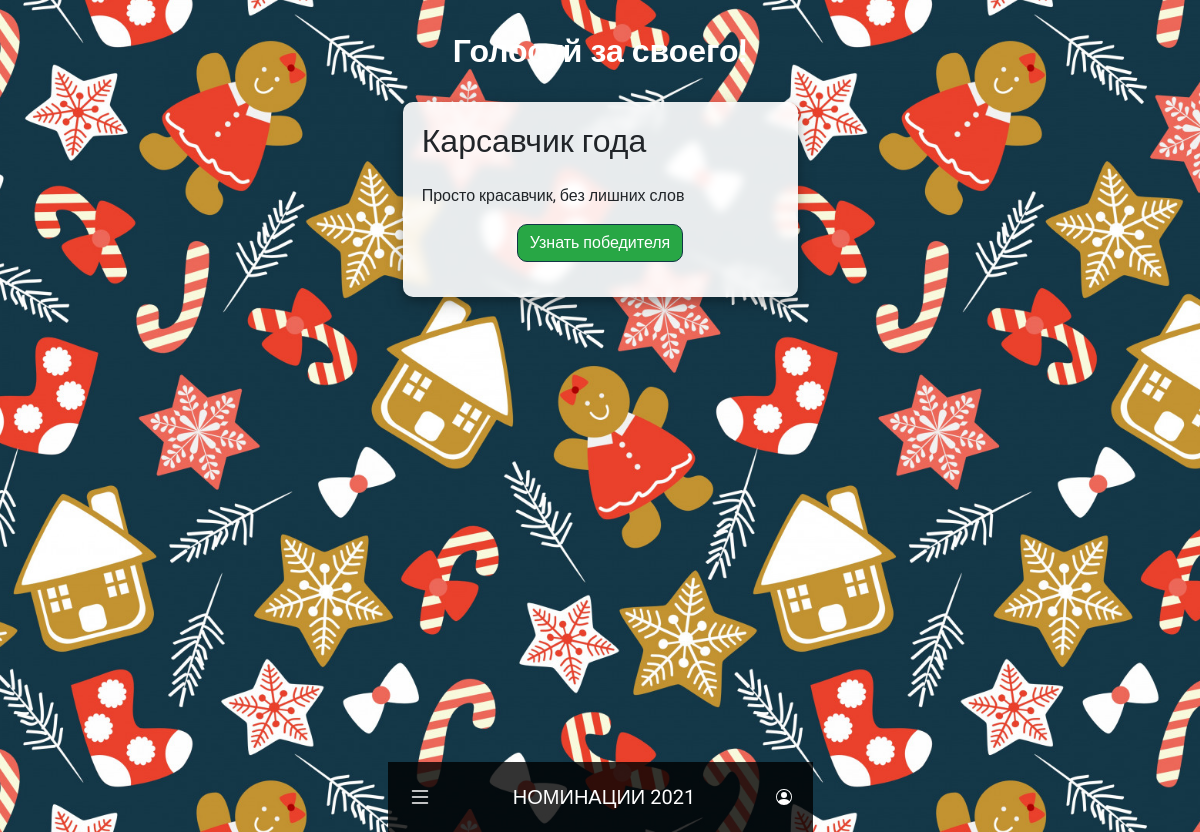
The page /nominations/6/ on the database as committed earlier.
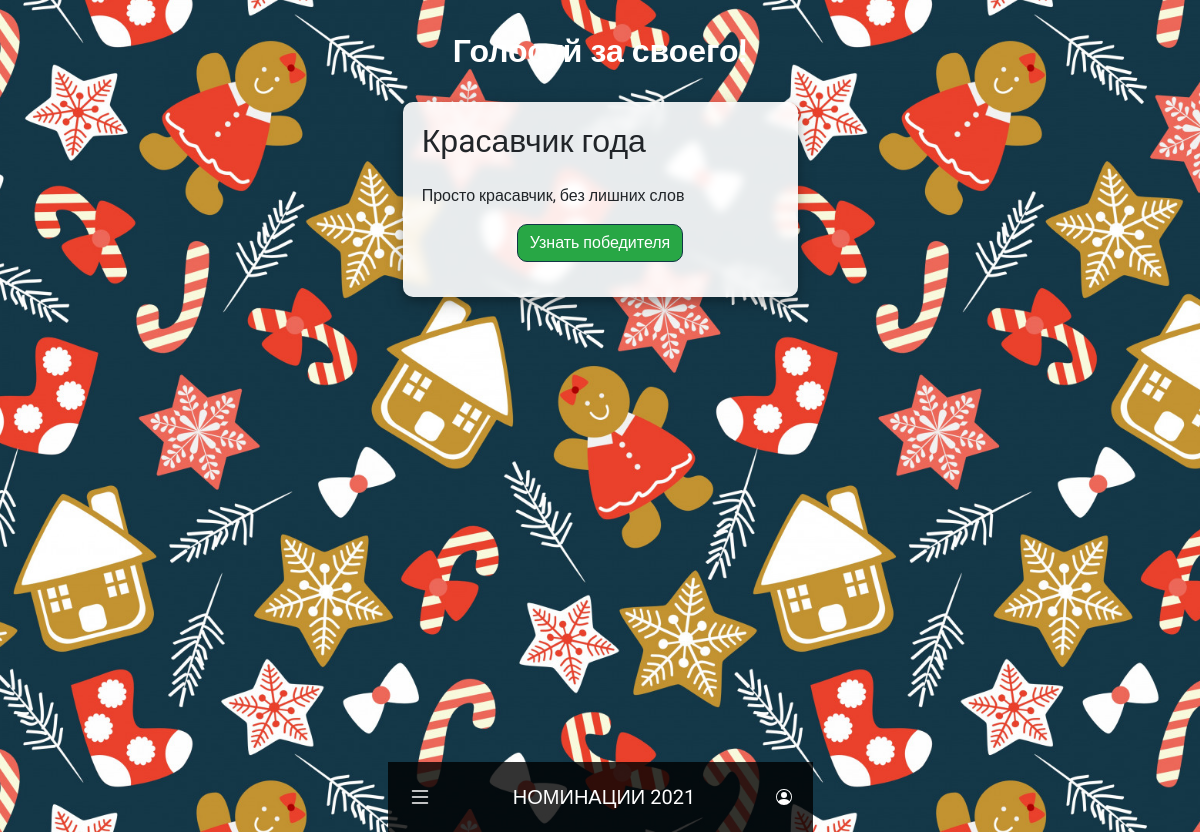
The same page on the database as committed later.
### votes/models.py (models this page shows, shortened)
class Nominations(models.Model):
    title = models.CharField(max_length=45, null=False, blank=False, unique=True, verbose_name='Номинация')
    description = models.CharField(max_length=500, null=False, blank=False, verbose_name='Описание')

### votes/views.py (the view)
# urls.py: path('nominations/<int:pk>/', WinnerView.as_view(), name='nomination'),
class WinnerView(DetailView):
    model = Nominations
    def get_context_data(self, *, object_list=None, **kwargs):
        context = super(WinnerView, self).get_context_data(**kwargs)
        nomination_id = self.object.pk
        attendees = User.objects.all()
        winner_votes = 0
        winners = []
        for attendee in attendees:
            votes_count = Votes.objects.filter(nomination=nomination_id, nominee=attendee.id).count()
            if votes_count > winner_votes:
                winners.clear()
                winners.append(attendee)
                winner_votes = votes_count
                print(f'WINNER: {attendee} ({votes_count} votes)')
            elif votes_count == winner_votes:
                winners.append(attendee)
                winner_votes = votes_count
                print(f'WINNER: {attendee} ({votes_count} votes)')
        context['winners'] = winners
        reasons = []
        for winner in winners:
            winner_votes = Votes.objects.filter(nomination=nomination_id, nominee=winner.pk)
            winner_reasons = []
            for vote in winner_votes:
                winner_reasons.append(vote.reason)
            reasons.append((winner, winner_reasons))
        context['reasons'] = reasons
        for reason in reasons:
            print(reason)
        return context

### votes/templates/votes/nominations_detail.html (shortened to what this page needs)
{% extends 'votes/base.html' %}
{% block content %}
<section class="main-section">
    <h2 style="color: white; margin: 1em; text-align: center;"><strong>Голосуй за своего!</strong></h2>
    <article style="padding: 1.2em; border-radius: 10px;">
        <h2>
            {{ nominations.title }}
        </h2>
        <p class="" style="margin-top: 1.5em">
            {{ nominations.description }}
        </p>
        <p style="text-align: center;">
            <button onclick="expand()" class=" expand btn btn-success">Узнать победителя</button>
        </p>
    </article>
</section>
{% endblock content %}

### votes/templates/votes/base.html (shortened to what this page needs)
<!DOCTYPE html>
<html lang="en">
<head>
    <link rel="stylesheet" href="https://stackpath.bootstrapcdn.com/bootstrap/4.5.0/css/bootstrap.min.css">
    {% load static %}
    <link rel="stylesheet" type="text/css" href="{% static 'votes/main.css' %}">
</head>
<body>
<header>
    <nav>
        <button onclick="expand()">
        </button>
        <a href="{% url 'index' %}">Номинации 2021</a>
        <a href="{% url 'account:profile' %}">
        </a>
    </nav>
</header>
<main>
    <div>
        {% block content %}{% endblock %}
    </div>
</main>
</body>
</html>

### votes/static/votes/main.css (style rules this page uses)
* { box-sizing: border-box; margin: 0px; padding: 0px; text-decoration: none; font-family: 'Roboto', verdana, sans-serif; }
html, body { height: 100%; }
body { margin: auto; max-width: 425px; background-attachment: fixed; background-position: center; background-repeat: no-repeat; background-size: cover; background-image: url("../static/media/christmas-pattern.jpg"); }
header { position: fixed; bottom: 0; width: 100%; max-width: 425px; z-index: 1; background-color: rgba(0,0,0,0.8); text-align: center; color: white; font-size: 20px; padding: 1em; text-transform: uppercase; }
nav { display: flex; justify-content: space-between; align-items: center; }
main { padding: 0px 15px; }
article { padding: 10px; margin-bottom: 10px; background: rgba(255, 255, 255, 0.9); border-radius: 2px; backdrop-filter: blur(4px); box-shadow: 0 4px 8px 0 rgba(0, 0, 0, 0.2), 0 6px 20px 0 rgba(0, 0, 0, 0.19); }
p { margin-top: 10px; }
h1, h2, h3, h4 { font-weight: normal; }
a { color: inherit; text-decoration: inherit; }
button { background-color: rgba(0,0,0,0); border: none; color: white; text-align: center; text-decoration: none; font-size: 1.2em; }
svg { display: block; margin: auto; }
.btn { border-radius: 10px; border-width: 1px; border-color: #133747; }
section { padding-bottom: 4.5em; }

Rows that differ between the two databases and show on the page:
changed Nominations "Просто красавчик, без лишних слов": title "Карсавчик года" → "Крaсавчик года"
